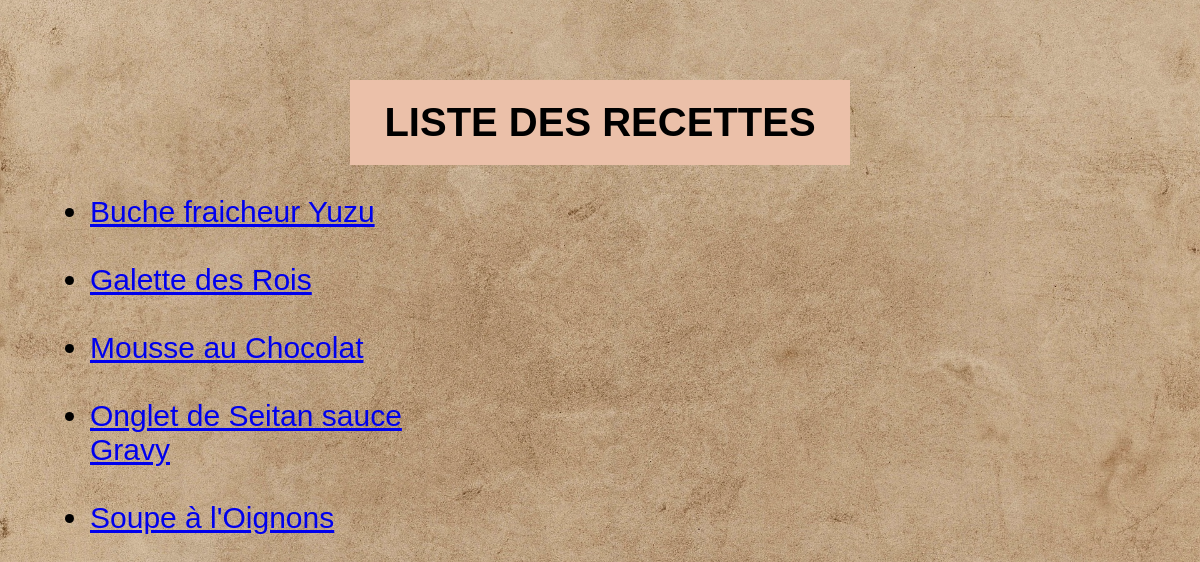
Page /recettes/ on the earlier database version.
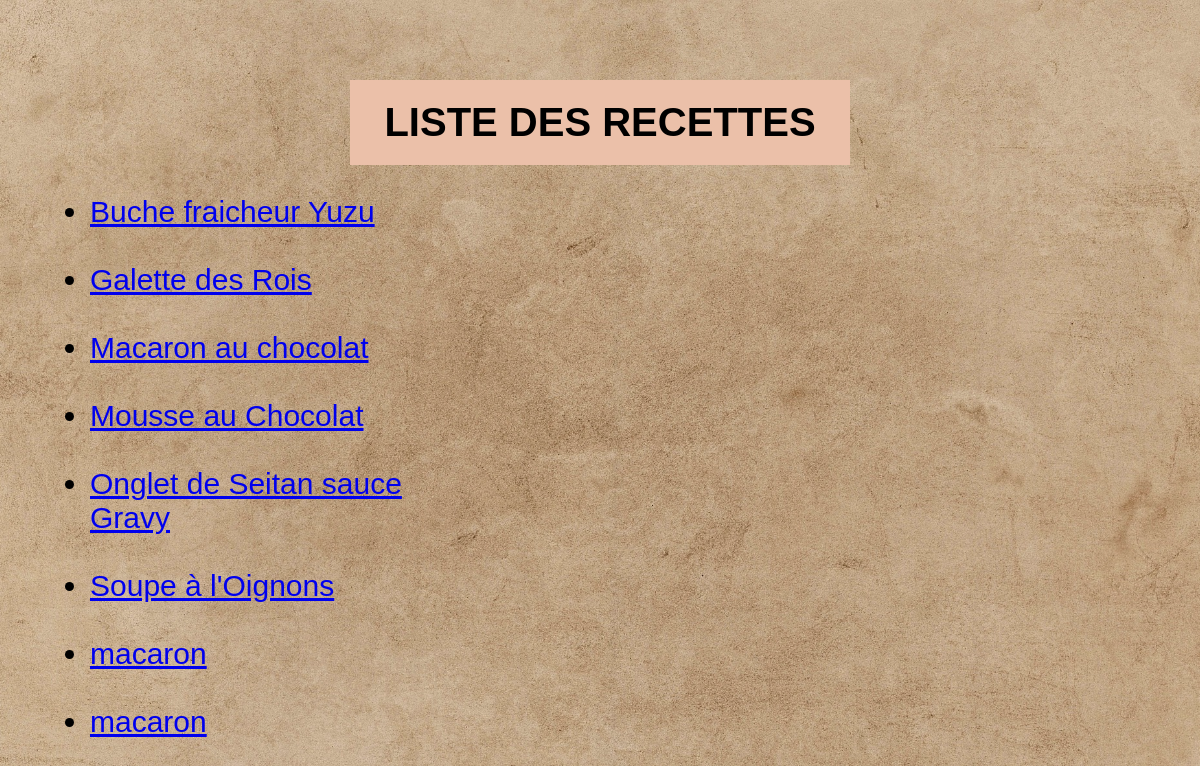
Same page on the later database version.
### library/models.py (models this page shows, shortened)
class Recettes (models.Model):
    PATISSERIE = "PT"
    PLAT = "PL"
    BOISSON = "BS"
    ENTREE = "ET"
    SAUCE = "SC"
    GENRES = [
        (PATISSERIE, "Pâtisserie"),
        (PLAT, "Plat"),
        (BOISSON, "Boisson"),
        (ENTREE, "Entrée"),
        (SAUCE, "Sauce"),
    ]
    titre = models.CharField(max_length=100)
    categorie = models.CharField(max_length=25, blank=True, choices=GENRES)
    slug= models.SlugField(blank=True)
    youtube= models.CharField(max_length=200, blank=True)
    canva = models.CharField(max_length=200, blank=True)
    photo = models.CharField(max_length=200, blank=True)

### library/views.py (the view)
# urls.py: path('', views.liste_recettes),
def liste_recettes(request):
    recettes = Recettes.objects.all().order_by('titre')
    return render(request, 'library/recettes.html', {'recettes':recettes})

### library/templates/library/recettes.html (shortened to what this page needs)
{% load static %}
<html lang="fr">
<head>
</head>
<h1>LISTE DES RECETTES</h1>
<link rel="stylesheet" href="{% static 'library/image/style.css' %}">
<body>
    <div class="recettes_list">
            <ul class="recette_list_item">
            {% for recette in recettes %}
                <li><a href="{% url 'liste_recettes:fiche_recette' recette.id %}">{{recette.titre}}</a></li>
                <br>
            {% endfor %}
            </ul>
    </div>
</body>
</html>

### library/static/library/image/style.css (style rules this page uses)
body { background: linear-gradient(0deg, rgba(0, 0, 0, 0.1), rgba(0, 0, 0, 0.1)),url("menu_image/background2.jpeg") no-repeat center center fixed; -webkit-background-size: cover; -moz-background-size: cover; -o-background-size: cover; background-size: cover; padding: 50px; font_weight: bold; font-size: 20px; margin: 30px 0px; font-family : arial; }
h1 { background-color: #EBC0A9; display: block; padding: 20px 20px; text-align: center; margin-left : 300px; margin-right:300px; }
.recette_list_item { list_style_type : square; margin-right : 700px; font-size: 30px; }

Differences in the rows shown:
added Recettes: titre "Macaron au chocolat"
added Recettes: titre "macaron"
added Recettes: titre "macaron"
